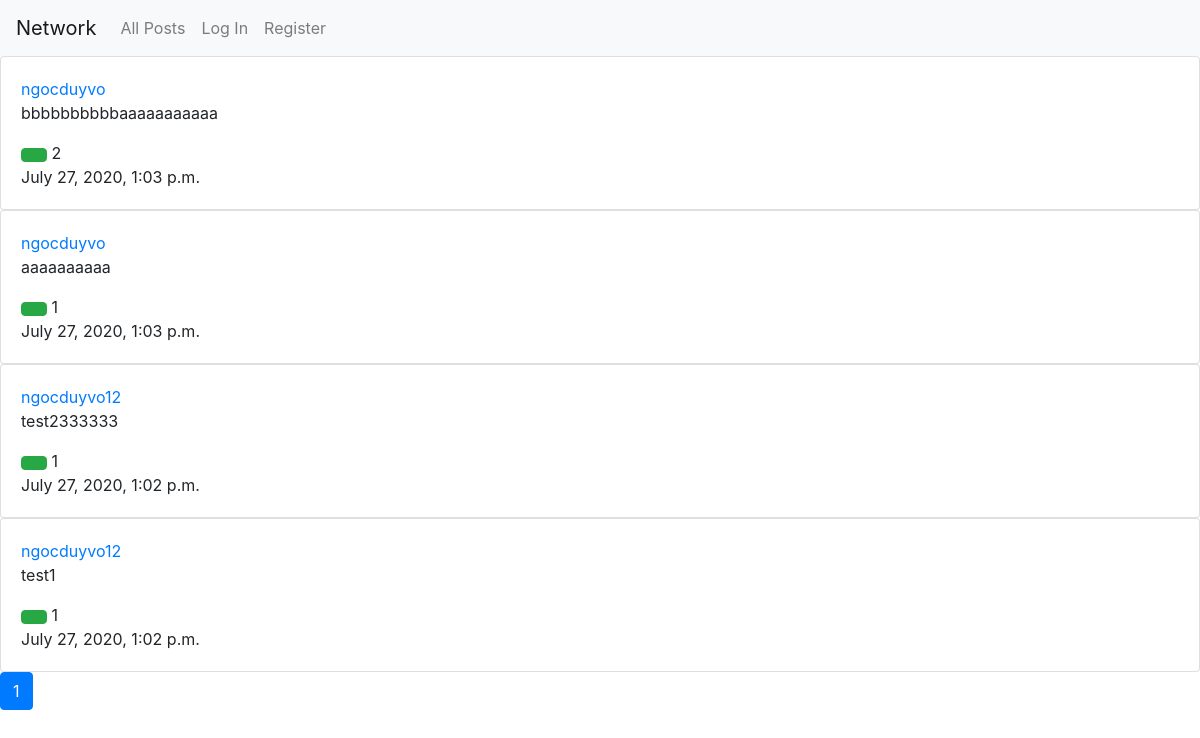
Before: / with the older database file.
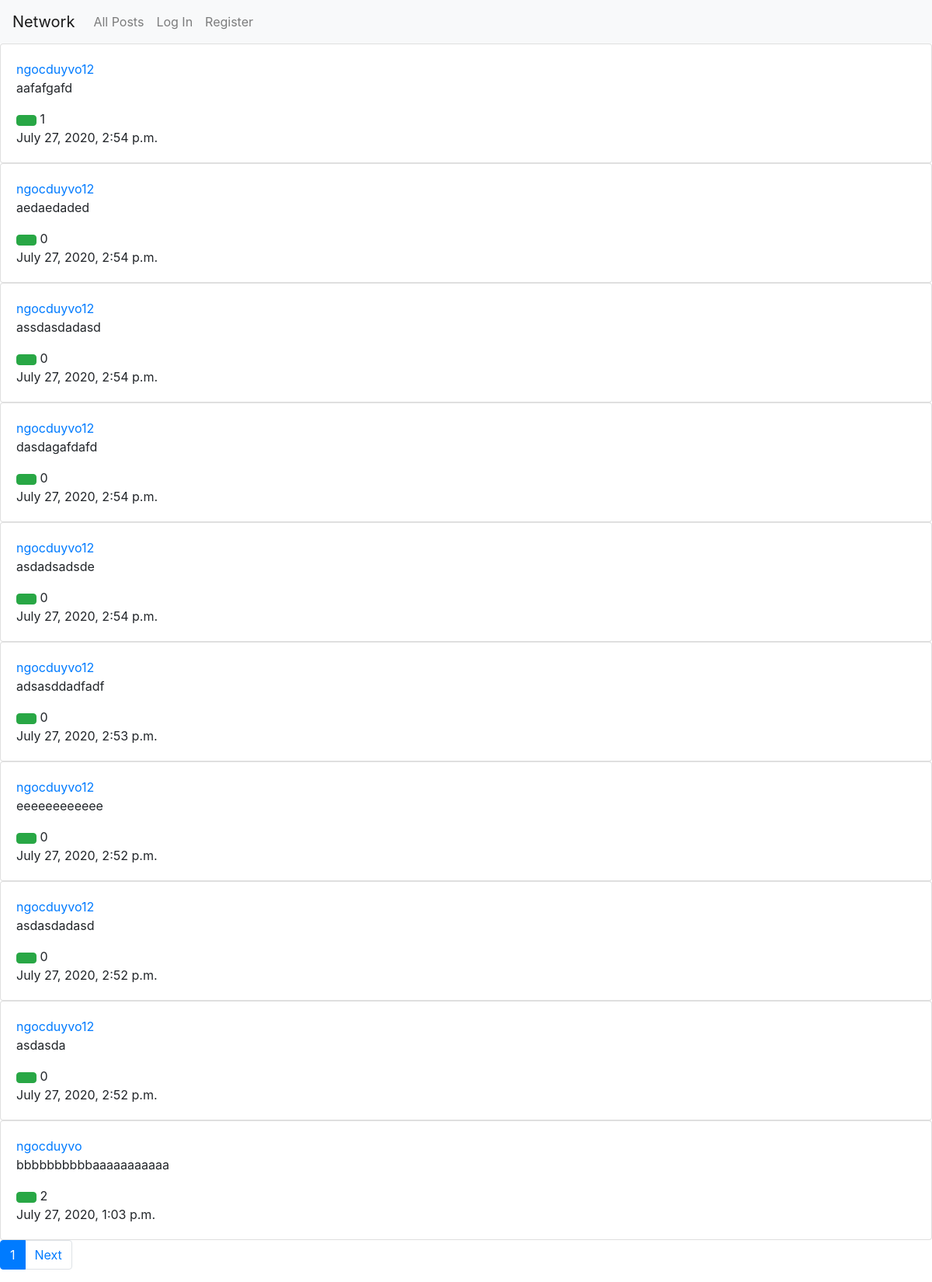
After: the same page with the newer database file.
### network/models.py (models this page shows, shortened)
class Post(models.Model):
    user = models.ForeignKey("User", on_delete=models.CASCADE, related_name="user")
    poster = models.ForeignKey("User", on_delete=models.CASCADE, related_name="poster")
    content = models.TextField()
    timestamp = models.DateTimeField(auto_now_add=True, verbose_name="Posted at")
    likes = models.ManyToManyField("User", related_name="likes", blank= True, null=True)

class User(AbstractUser):
    following = models.ManyToManyField('self', blank= True, related_name="following")

### network/views.py (the view)
# urls.py: path("", views.index, name="index"),
def index(request):
    posts = Post.objects.all()
    posts = posts.order_by("-timestamp").all()
    paginator = Paginator(posts, 10)
    page_number = request.GET.get('page')
    page_obj = paginator.get_page(page_number)
    return render(request, "network/index.html", {
        "posts": posts,
        "page_obj": page_obj,
    })

### network/templates/network/index.html (shortened to what this page needs)
{% extends "network/layout.html" %}
{% load static %}
{% block body %}
<div id="posts-view">
    {% for post in page_obj%}
    <div class="card">
        <div class="card-body">
            <a href="/profile/{{post.poster.id}}" class="card-title">{{post.poster}}</a>
            <p class="card-text" id="post-{{post.id}}" value="{{post.content}}">{{post.content}}</p>
            <button id="like_button" value="{{post.id}}" data-count="{{post.likes.count}}" class="btn btn-success" onclick="like({{post.id}})"></button>
            <span id="post_like_{{post.id}}" data-count="{{post.likes.count}}">
                {{post.likes.count}}
            </span>
            <p class="card-text">{{post.timestamp}}</p>
        </div>
    </div>
    {% endfor %}
    <nav aria-label="Page navigation example">
        <ul class="pagination">
          <li class="page-item active" aria-current="page">
            <a class="page-link" href="?page_obj.number">{{page_obj.number}} <span class="sr-only">(current)</span></a>
          </li>
          {% if page_obj.has_next %}
          <li class="page-item"><a class="page-link" href="?page={{ page_obj.next_page_number }}">Next</a></li>
            {% endif %}
        </ul>
      </nav>
</div>
{% endblock %}

Changed rows visible on the page:
no longer on this page (row unchanged): Post: poster "ngocduyvo", content "aaaaaaaaaa", likes.count "1", timestamp "July 27, 2020, 1:03 p.m."
no longer on this page (row unchanged): Post: poster "ngocduyvo12", content "test2333333", likes.count "1", timestamp "July 27, 2020, 1:02 p.m."
no longer on this page (row unchanged): Post: poster "ngocduyvo12", content "test1", likes.count "1", timestamp "July 27, 2020, 1:02 p.m."
added Post: poster "ngocduyvo12", content "aafafgafd", likes.count "1", timestamp "July 27, 2020, 2:54 p.m."
added Post: poster "ngocduyvo12", content "aedaedaded", likes.count "0", timestamp "July 27, 2020, 2:54 p.m."
added Post: poster "ngocduyvo12", content "assdasdadasd", likes.count "0", timestamp "July 27, 2020, 2:54 p.m."
added Post: poster "ngocduyvo12", content "dasdagafdafd", likes.count "0", timestamp "July 27, 2020, 2:54 p.m."
added Post: poster "ngocduyvo12", content "asdadsadsde", likes.count "0", timestamp "July 27, 2020, 2:54 p.m."
added Post: poster "ngocduyvo12", content "adsasddadfadf", likes.count "0", timestamp "July 27, 2020, 2:53 p.m."
added Post: poster "ngocduyvo12", content "eeeeeeeeeeee", likes.count "0", timestamp "July 27, 2020, 2:52 p.m."
added Post: poster "ngocduyvo12", content "asdasdadasd", likes.count "0", timestamp "July 27, 2020, 2:52 p.m."
added Post: poster "ngocduyvo12", content "asdasda", likes.count "0", timestamp "July 27, 2020, 2:52 p.m."
Other visible differences:
text now shown: "Next"
